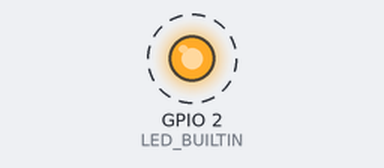
This sketch was run on a simulated ESP8266 (NodeMCU). On the bench: output pins drawn as LEDs (lit = HIGH, except the on-board LED, lit = LOW). Dashed ring = blinking. What the sketch prints to the serial monitor is not drawn.

Above: at 0.2 s.
Timing chart, 0 to 3.0 s (numbered marks = the images above):
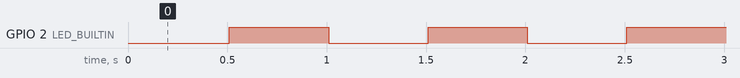

The sketch:

Code_Update_FW_Esp8266.ino
```cpp
#include <ESP8266WiFi.h>
#include <WiFiClient.h>
#include <ESP8266WebServer.h>
#include <ESP8266mDNS.h>
#include <ESP8266HTTPUpdateServer.h>

const char* host = "esp8266-webupdate";
const char* update_path = "/";
const char* update_username = "admin";
const char* update_password = "admin";
const char* ssid = "WIFI_update";
const char* password = "123456789";

ESP8266WebServer httpServer(80);
ESP8266HTTPUpdateServer httpUpdater;

void setup(void){
  //Khởi tạo serial với baud 115200
  Serial.begin(115200);
  pinMode(LED_BUILTIN, OUTPUT);
  Serial.println();
  Serial.println("Booting Sketch...");
  WiFi.softAP(ssid, password);

  // In địa chỉ IP
  Serial.print("IP address: ");
  Serial.println(WiFi.softAPIP());
  MDNS.begin(host);
  // Tạo server
  httpUpdater.setup(&httpServer, update_path, update_username, update_password);
  httpServer.begin();
  MDNS.addService("http", "tcp", 80);
  Serial.printf("HTTPUpdateServer ready! Open http://%s.local%s in your browser and login with username '%s' and password '%s'\n", host, update_path, update_username, update_password);
}

void loop(void){
  httpServer.handleClient();
  MDNS.update();
  digitalWrite(LED_BUILTIN, LOW);
  delay(500);
  digitalWrite(LED_BUILTIN, HIGH);
  delay(500);
}
```

Measured:
- by itself, GPIO 2 (LED_BUILTIN): alternates HIGH for 0.50 s and LOW for 0.50 s
